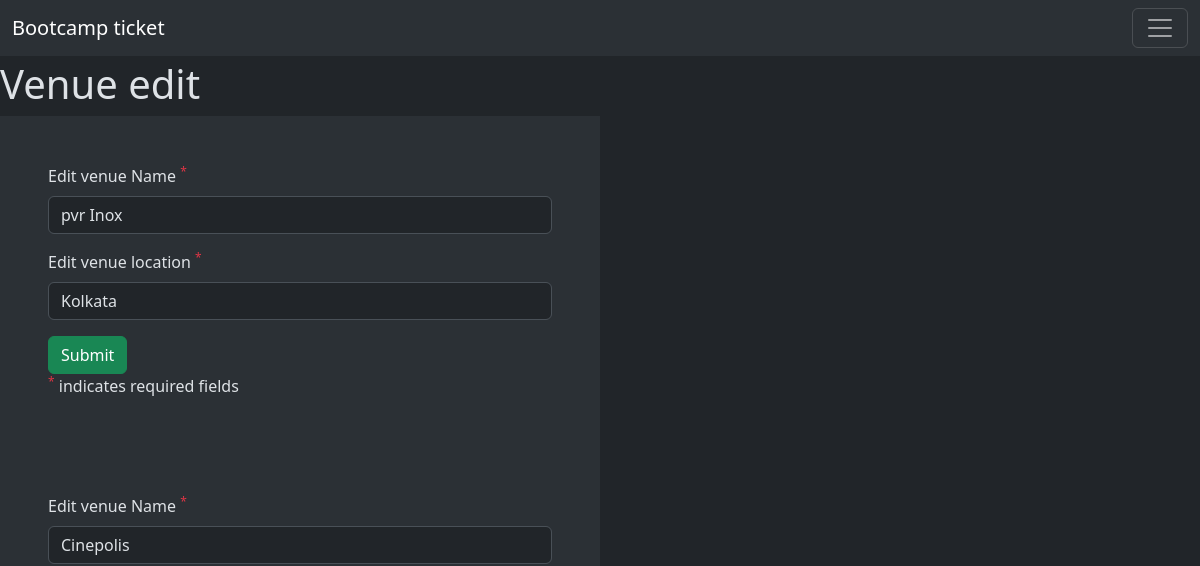
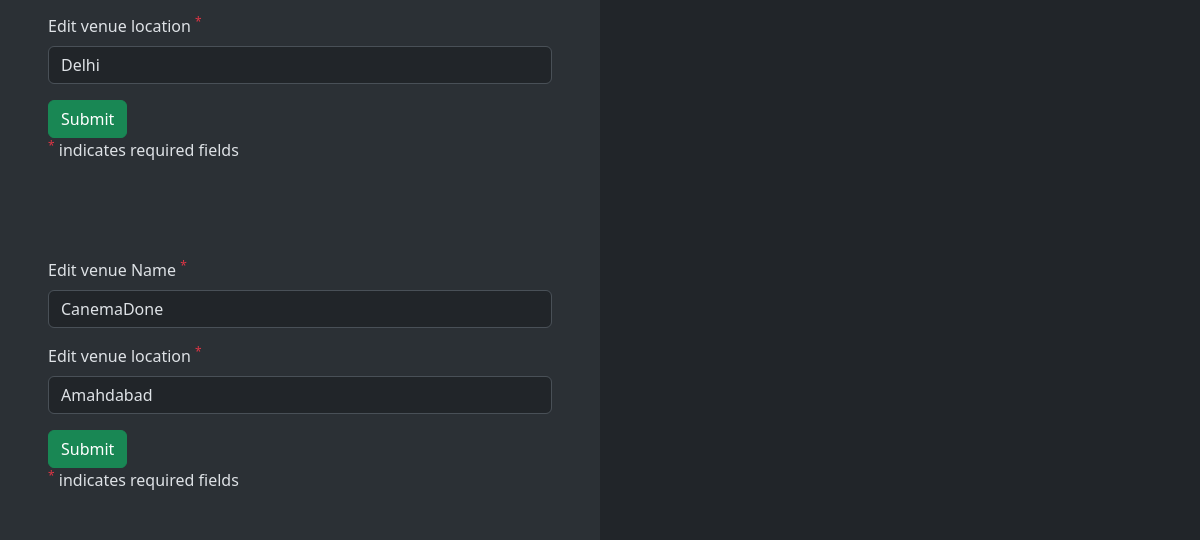
The app's page /venue_edit, older data (2 pictures, top to bottom).
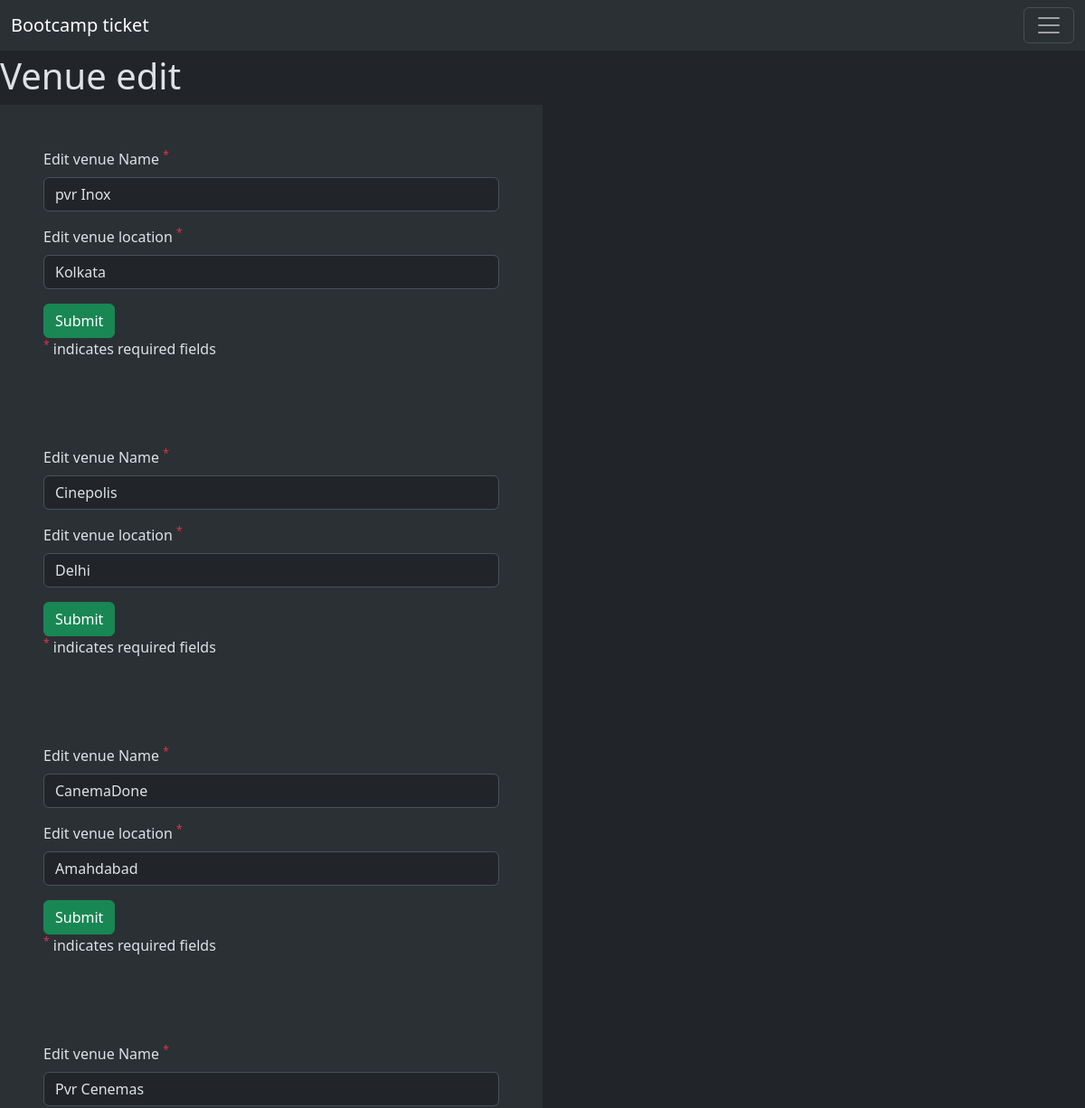
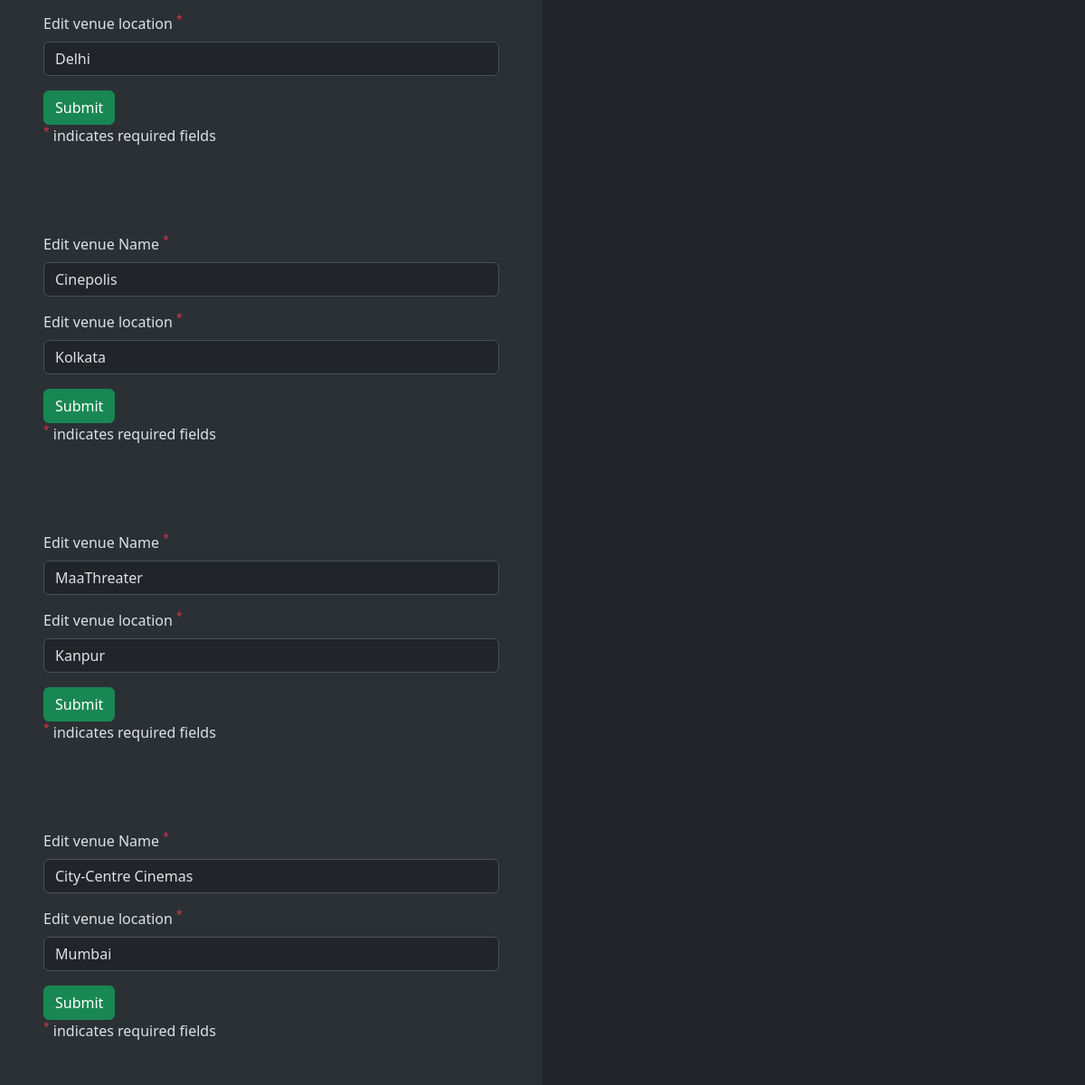
The same page, newer data (2 pictures, top to bottom).
### models.py (models this page shows)
class Venue(db.Model):
    __tablename__="venue"
    venue_name=db.Column(db.String, nullable=False)
    venue_id=db.Column(db.Integer, primary_key=True, autoincrement=True)
    venue_location=db.Column(db.String, nullable=False)
    venue_tickets=db.relationship("Ticket")

### controllers/admin_controllers.py (the view, shortened to what this page needs)
@app.route("/venue_edit", methods=["GET", "POST"])
def venue_edit():
    check_login()
    return render_template("venue_edit.html",venues=Venue.query.all())

### controllers/admin_controllers.py (called while the page is built)
def check_login():
    global logged_admin
    if not logged_admin:
        global unauthorized_error
        unauthorized_error=True
        return redirect("admin_login")

### templates/venue_edit.html (shortened to what this page needs)
<!DOCTYPE html>
<html lang="en">
<head>
    <link href="https://cdn.jsdelivr.net/npm/bootstrap@5.3.3/dist/css/bootstrap.min.css" rel="stylesheet"
>
    <link rel="stylesheet" href="https://cdn.jsdelivr.net/npm/bootstrap-icons@1.11.3/font/bootstrap-icons.min.css">
</head>
<body data-bs-theme="dark">
    <nav class="navbar bg-body-tertiary fixed-top">
        <div class="container-fluid">
            <a class="navbar-brand" href="#">Bootcamp ticket</a>
            <button class="navbar-toggler" type="button" data-bs-toggle="offcanvas" data-bs-target="#offcanvasNavbar"
                aria-controls="offcanvasNavbar" aria-label="Toggle navigation">
                <span class="navbar-toggler-icon"></span>
            </button>
        </div>
    </nav>
    <h1 style="margin-top: 5%;">Venue edit</h1>
    {%for venue in venues%}
    <form method="post" class="bg-body-tertiary p-5" style="width: 50%;">
        <div class="mb-3">
          <label for="venue_name" class="form-label">Edit venue Name <sup class="text-danger">*</sup></label>
          <input type="text" class="form-control" id="venue_name" name="venue_name" required value="{{venue.venue_name}}">
        </div>
        <div class="mb-3">
          <label for="venue_location" class="form-label">Edit venue location <sup class="text-danger">*</sup></label>
          <input type="text" class="form-control" id="venue_location" name="venue_location" required value="{{venue.venue_location}}">
        </div>
        <button type="submit" class="btn btn-success">Submit</button>
        <br>
        <sup class="text-danger">*</sup> indicates required fields
      </form>
      {%endfor%}
</body>
</html>

Row changes from the older to the newer data that the page shows:
added Venue: venue_name "Pvr Cenemas", venue_location "Delhi"
added Venue: venue_name "Cinepolis", venue_location "Kolkata"
added Venue: venue_name "MaaThreater", venue_location "Kanpur"
added Venue: venue_name "City-Centre Cinemas", venue_location "Mumbai"
